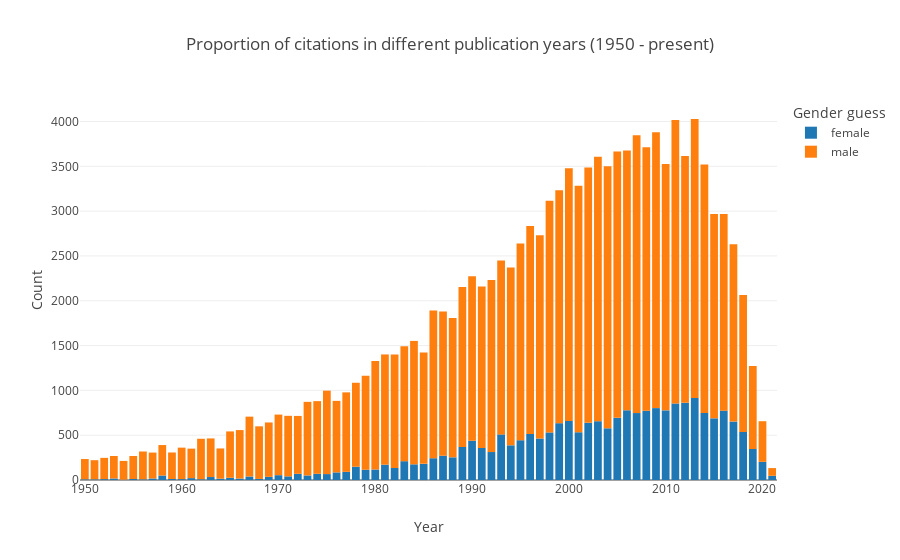

Notebook code cell kept with this figure:
### Markdown cell above
Next, we will plot how the number of citations by gender changes with the publication year of the referenced book or journal article. We can see that the majority of cited works are, roughly, from between 1995 and 2015. There are close to no publications by female authors from before 1970. After 1970, ever more publications by female authors are being cited.

### Code cell
# Plot the proportion over time
fig = px.bar(df_years, 
             x="Year", 
             y="Count", 
             color = "Gender guess", 
             title="Proportion of citations in different publication years (1950 - present)",
             template=template)
fig.show()

### Figure 1 — Plotly figure (JSON) as saved in the notebook; plotly's stock layout.template omitted (floating-point values rounded to 4 significant figures)
{"data": [{"alignmentgroup": "True", "hovertemplate": "Gender guess=female<br>Year=%{x}<br>Count=%{y}<extra></extra>", "legendgroup": "female", "marker": {"color": "#1F77B4", "pattern": {"shape": ""}}, "name": "female", "offsetgroup": "female", "orientation": "v", "showlegend": true, "textposition": "auto", "type": "bar", "x": ["1950", "1951", "1952", "1953", "1954", "1955", "1956", "1957", "1958", "1959", "1960", "1961", "1962", "1963", "1964", "1965", "1966", "1967", "1968", "1969", "1970", "1971", "1972", "1973", "1974", "1975", "1976", "1977", "1978", "1979", "1980", "1981", "1982", "1983", "1984", "1985", "1986", "1987", "1988", "1989", "1990", "1991", "1992", "1993", "1994", "1995", "1996", "1997", "1998", "1999", "2000", "2001", "2002", "2003", "2004", "2005", "2006", "2007", "2008", "2009", "2010", "2011", "2012", "2013", "2014", "2015", "2016", "2017", "2018", "2019", "2020", "2021"], "xaxis": "x", "y": [8, 8, 10, 17, 4, 11, 8, 17, 50, 11, 10, 21, 9, 33, 15, 25, 16, 39, 12, 35, 54, 41, 69, 51, 69, 66, 85, 91, 148, 115, 117, 171, 134, 210, 175, 180, 243, 271, 253, 369, 438, 358, 312, 509, 387, 444, 514, 463, 531, 634, 659, 533, 639, 656, 577, 694, 778, 747, 773, 802, 777, 854, 861, 916, 748, 688, 774, 652, 536, 346, 203, 47], "yaxis": "y"}, {"alignmentgroup": "True", "hovertemplate": "Gender guess=male<br>Year=%{x}<br>Count=%{y}<extra></extra>", "legendgroup": "male", "marker": {"color": "#FF7F0E", "pattern": {"shape": ""}}, "name": "male", "offsetgroup": "male", "orientation": "v", "showlegend": true, "textposition": "auto", "type": "bar", "x": ["1950", "1951", "1952", "1953", "1954", "1955", "1956", "1957", "1958", "1959", "1960", "1961", "1962", "1963", "1964", "1965", "1966", "1967", "1968", "1969", "1970", "1971", "1972", "1973", "1974", "1975", "1976", "1977", "1978", "1979", "1980", "1981", "1982", "1983", "1984", "1985", "1986", "1987", "1988", "1989", "1990", "1991", "1992", "1993", "1994", "1995", "1996", "1997", "1998", "1999", "2000", "2001", "2002", "2003", "2004", "2005", "2006", "2007", "2008", "2009", "2010", "2011", "2012", "2013", "2014", "2015", "2016", "2017", "2018", "2019", "2020", "2021"], "xaxis": "x", "y": [226, 213, 237, 251, 209, 257, 310, 289, 340, 296, 351, 329, 451, 431, 337, 517, 541, 668, 587, 607, 676, 675, 646, 821, 811, 931, 798, 887, 937, 1049, 1210, 1230, 1265, 1281, 1377, 1243, 1649, 1609, 1555, 1784, 1835, 1800, 1919, 1940, 1985, 2195, 2321, 2269, 2585, 2599, 2820, 2749, 2849, 2952, 2924, 2971, 2899, 3101, 2940, 3077, 2750, 3163, 2754, 3112, 2772, 2281, 2193, 1978, 1529, 926, 453, 86], "yaxis": "y"}], "layout": {"barmode": "relative", "legend": {"title": {"text": "Gender guess"}, "tracegroupgap": 0}, "title": {"text": "Proportion of citations in different publication years (1950 - present)"}, "xaxis": {"anchor": "y", "domain": [0, 1], "title": {"text": "Year"}}, "yaxis": {"anchor": "x", "domain": [0, 1], "title": {"text": "Count"}}}}
